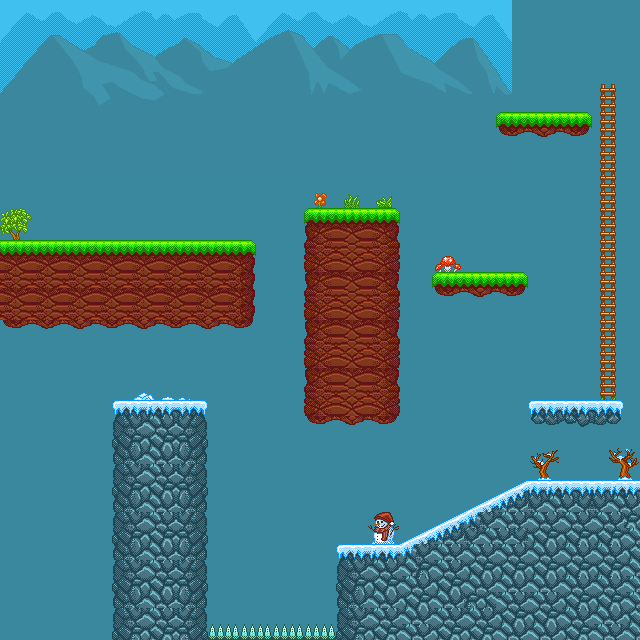

A level layout from a 2D game, rendered from its tile map. Below: a short description, then the map file with tile-grid data replaced by summaries:
An orthogonal 40x40 tile map with 16x16 px tiles, 2 tile layers (Ground, Ground Decoration), 2 tilesets, 1 image layer and 2 objects.

<map version="1.9" tiledversion="1.9.0" orientation="orthogonal" renderorder="right-down" width="40" height="40" tilewidth="16" tileheight="16" infinite="0" backgroundcolor="#3a889e" nextlayerid="10" nextobjectid="15">
 <tileset firstgid="1" name="level_standard_tileset" tilewidth="16" tileheight="16" tilecount="640" columns="32">
  <image source="../images/level_standard_tileset.png" width="512" height="320" />
 </tileset>
 <tileset firstgid="641" name="level_ice_tileset" tilewidth="16" tileheight="16" tilecount="640" columns="32">
  <image source="../images/level_ice_tileset.png" width="512" height="320" />
 </tileset>
 <imagelayer id="7" name="Sky" offsetx="0" offsety="-130" parallaxx="0.4" parallaxy="0.4" repeatx="1">
  <image source="../images/repeatable_background.png" width="512" height="303" />
 </imagelayer>
 <layer id="8" name="Ground" width="40" height="40">
  <data>[1600 cells, 536 non-empty, 112 distinct tile ids]</data>
 </layer>
 <layer id="9" name="Ground Decoration" width="40" height="40">
  <data>[1600 cells, 12 non-empty, 12 distinct tile ids]</data>
 </layer>
 <objectgroup id="4" class="simple_button" x="230" y="100" />
 <objectgroup id="3" name="AnimatedCoins" class="joystick">
  <object id="5" x="336" y="190">
   <ellipse />
  </object>
  <object id="6" x="544" y="91">
   <ellipse />
</object>
 </objectgroup>
</map>
